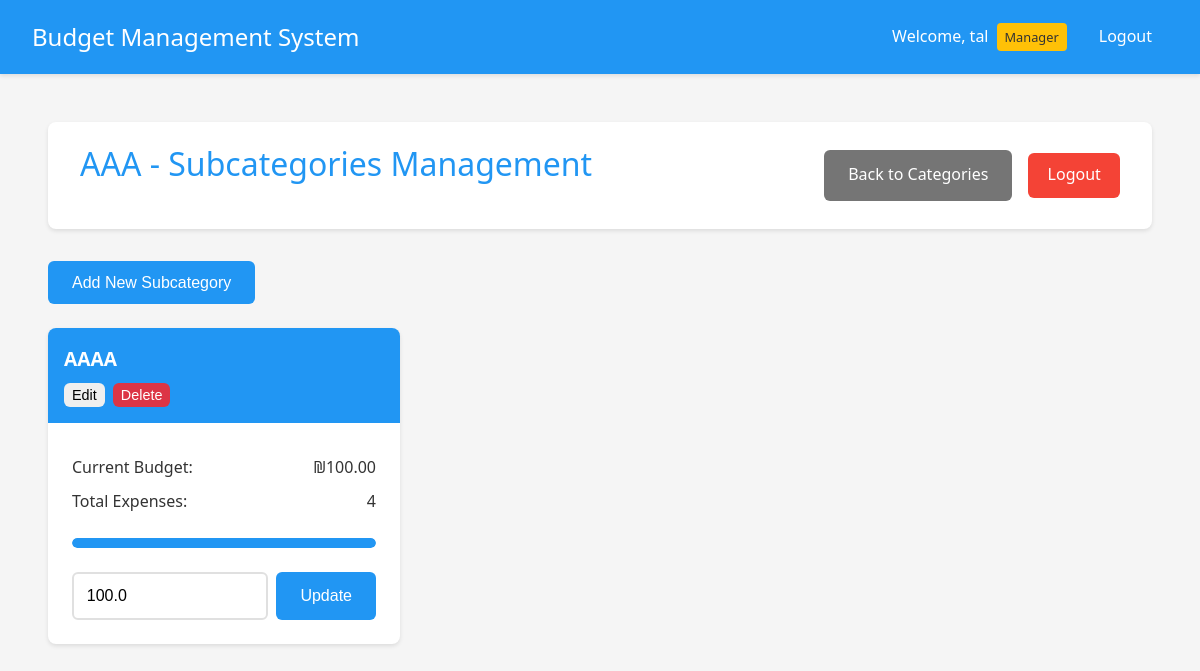
The app's page /manager/subcategories/3 (signed in), older data.
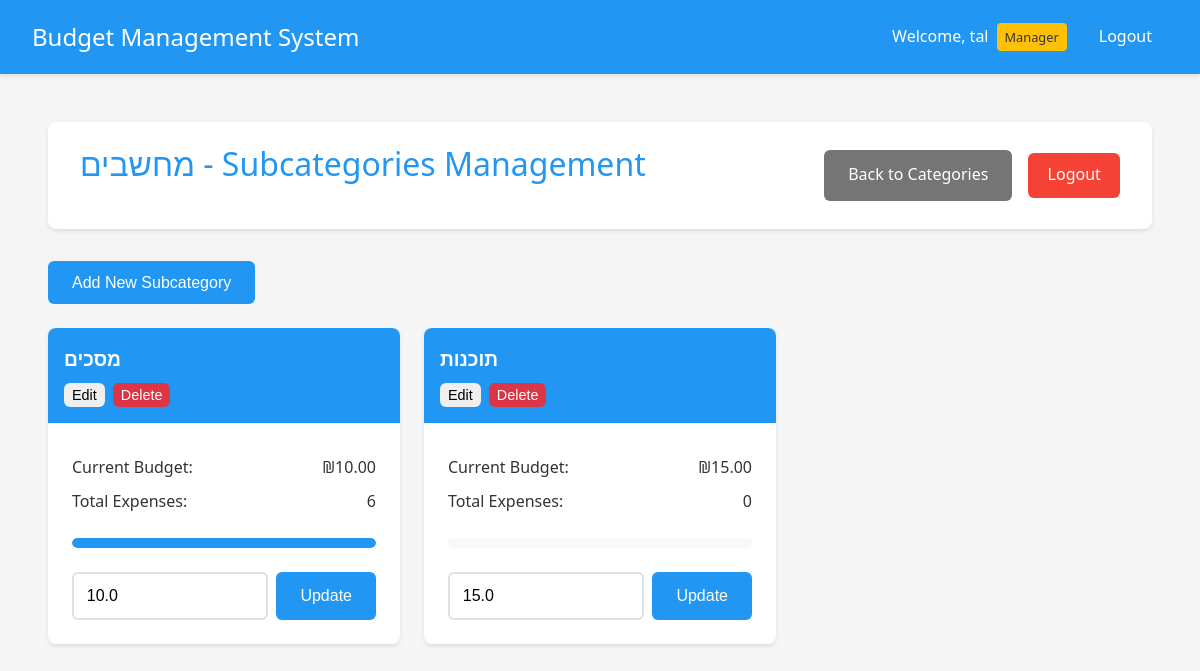
The same page, newer data.
### app.py (models this page shows)
class Category(db.Model):
    __tablename__ = 'category'
    id = db.Column(db.Integer, primary_key=True)
    name = db.Column(db.String(100), nullable=False)
    budget = db.Column(db.Float, default=0.0)
    department_id = db.Column(db.Integer, db.ForeignKey('department.id'), nullable=False)
    subcategories = db.relationship('Subcategory', backref='category', lazy=True)

class Subcategory(db.Model):
    __tablename__ = 'subcategory'
    id = db.Column(db.Integer, primary_key=True)
    name = db.Column(db.String(100), nullable=False)
    budget = db.Column(db.Float, default=0.0)
    category_id = db.Column(db.Integer, db.ForeignKey('category.id'), nullable=False)
    expenses = db.relationship('Expense', backref='subcategory', lazy=True)

### app.py (the view)
@app.route('/manager/subcategories/<int:cat_id>')
@login_required
def manage_subcategories(cat_id):
    if not current_user.is_manager:
        flash('Access denied. Manager privileges required.', 'danger')
        return redirect(url_for('index'))
    category = Category.query.get_or_404(cat_id)
    if not current_user.username == 'admin' and current_user.department_id != category.department_id:
        flash('Access denied. You can only manage your own department.', 'danger')
        return redirect(url_for('manage_departments'))
    return render_template('manage_subcategories.html', category=category)

### app.py (called while the page is built)
@login_manager.user_loader
def load_user(user_id):
    return User.query.get(int(user_id))

@app.template_filter('min_value')
def min_value(value, limit):
    return min(value, limit)

@app.template_filter('format_currency')
def format_currency(value):
    return f"₪{value:,.2f}"

### templates/manage_subcategories.html (shortened to what this page needs)
{% extends "base.html" %}
{% block content %}
<div class="container">
    <header>
        <h1>{{ category.name }} - Subcategories Management</h1>
        <div class="header-actions">
            <a href="{{ url_for('manage_categories', dept_id=category.department.id) }}" class="button secondary">Back to Categories</a>
            <a href="{{ url_for('logout') }}" class="logout-btn">Logout</a>
        </div>
    </header>
    {% if current_user.username == 'admin' or (current_user.is_manager and current_user.department_id == category.department.id) %}
    <div class="admin-controls">
        <button onclick="showAddSubcategoryModal()" class="button primary">Add New Subcategory</button>
    </div>
    {% endif %}
    <div class="budget-grid">
        {% for subcategory in category.subcategories %}
        <div class="budget-card">
            <div class="budget-header">
                <h3>{{ subcategory.name }}</h3>
                {% if current_user.username == 'admin' or (current_user.is_manager and current_user.department_id == category.department.id) %}
                <div class="subcategory-actions">
                    <button onclick="showEditSubcategoryModal({{ subcategory.id }}, '{{ subcategory.name }}', {{ subcategory.budget }})" class="button small">Edit</button>
                    <button onclick="deleteSubcategory({{ subcategory.id }})" class="button small danger">Delete</button>
                </div>
                {% endif %}
            </div>
            <div class="budget-body">
                <div class="budget-info">
                    <p><strong>Current Budget:</strong> {{ subcategory.budget|format_currency }}</p>
                    <p><strong>Total Expenses:</strong> {{ subcategory.expenses|length }}</p>
                </div>
                <div class="budget-progress">
                    {% set total_expenses = namespace(value=0) %}
                    {% for expense in subcategory.expenses %}
                        {% if expense.status == 'approved' %}
                            {% set total_expenses.value = total_expenses.value + expense.amount %}
                        {% endif %}
                    {% endfor %}
                    {% set usage_percent = (total_expenses.value / subcategory.budget * 100) if subcategory.budget > 0 else 0 %}
                    <div class="progress-bar">
                        <div class="progress-fill" style="width: {{ usage_percent|min_value(100) }}%" data-usage="{{ "%.1f"|format(usage_percent) }}%"></div>
                    </div>
                </div>
                {% if current_user.username == 'admin' or (current_user.is_manager and current_user.department_id == category.department.id) %}
                <div class="budget-form">
                    <div class="budget-input">
                        <input type="number" step="0.01" min="0" value="{{ subcategory.budget }}" id="budget-{{ subcategory.id }}" class="form-control">
                        <button onclick="updateBudget({{ subcategory.id }})" class="button primary">Update</button>
                    </div>
                </div>
                {% endif %}
            </div>
        </div>
        {% endfor %}
    </div>
</div>
{% endblock %}

Row changes from the older to the newer data that the page shows:
changed Category: name "AAA" → "מחשבים"
changed Subcategory: name "AAAA" → "מסכים"; budget "₪100.00" → "₪10.00"; expenses|length "4" → "6"; budget "100.0" → "10.0"
added Subcategory: name "תוכנות", budget "₪15.00", expenses|length "0", budget "15.0"
